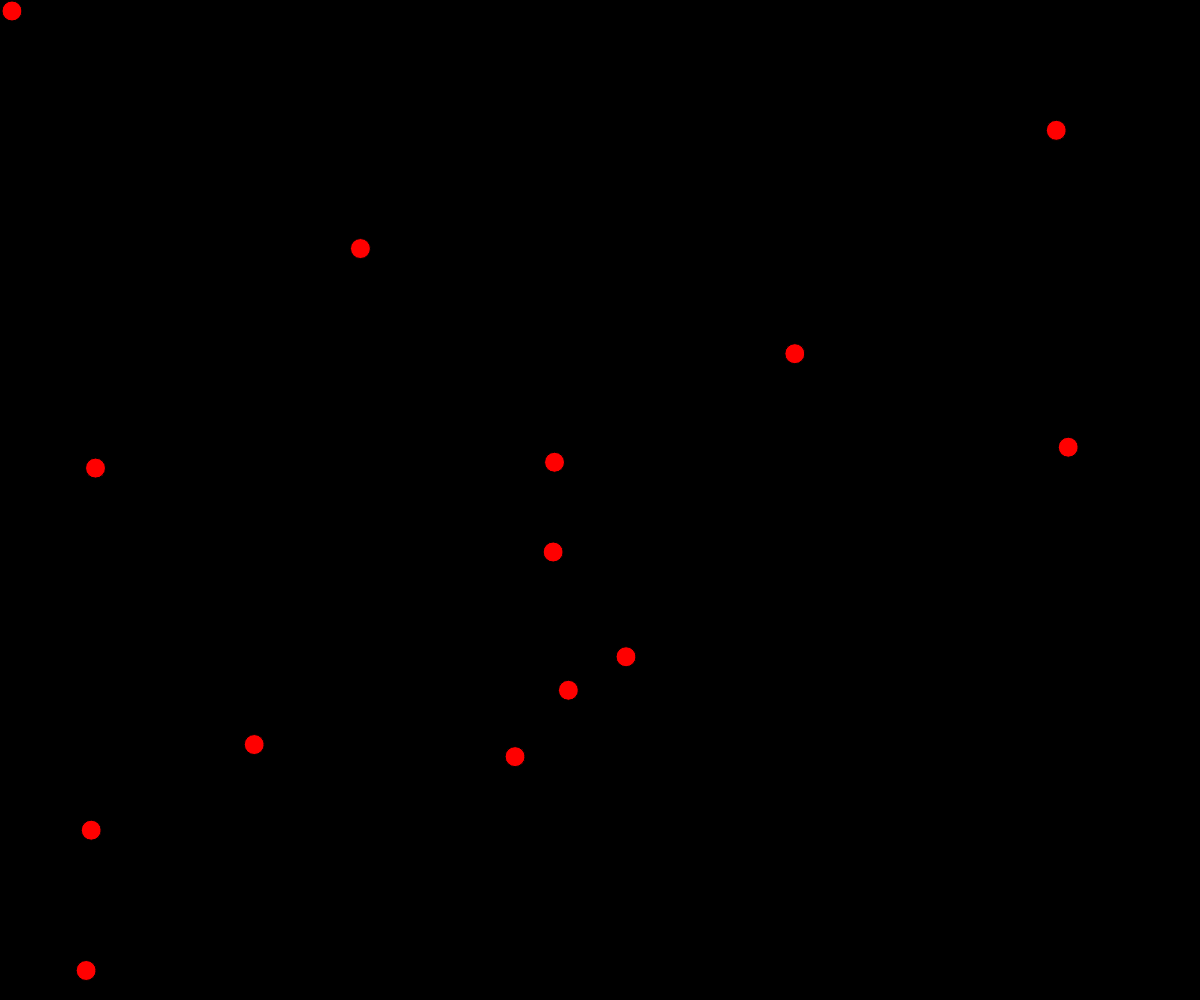
Frame 1 (no input)
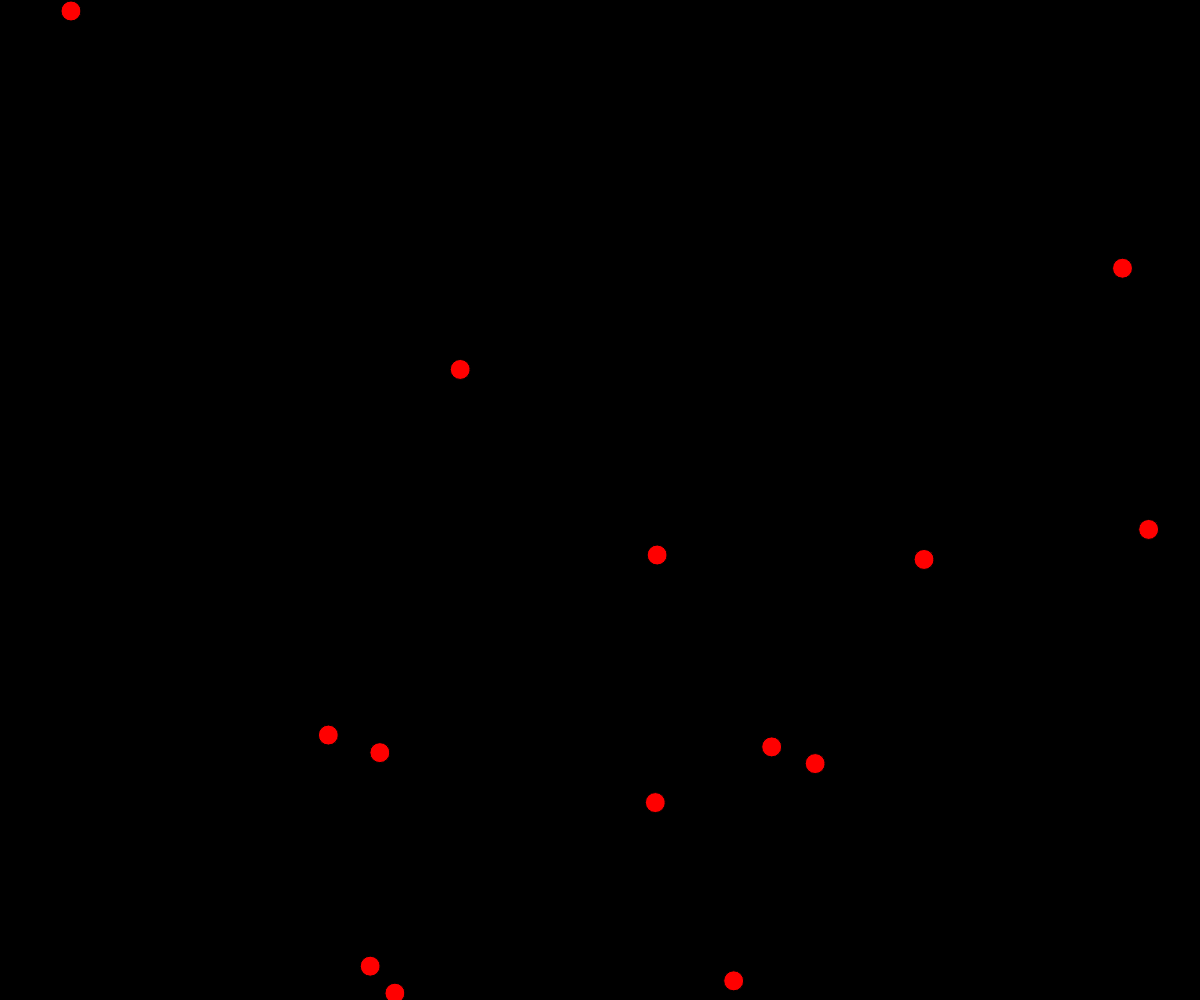
Frame 60 (no input)
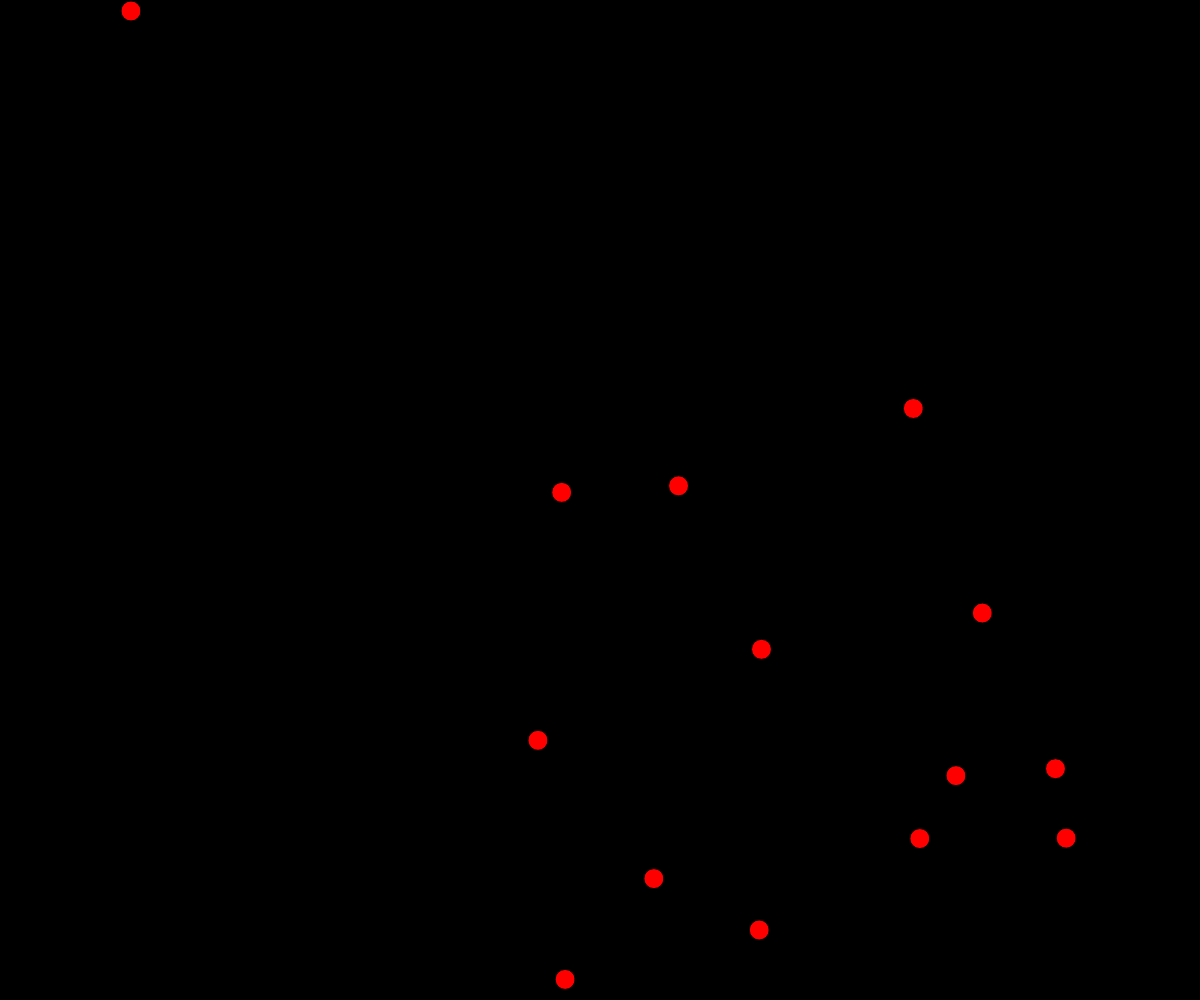
Frame 120 (the mouse pressed at the canvas centre since frame 60)

The p5.js sketch that drew these frames (run headless with seeded random() and noise() and a simulated clock; from frame 60 on, the mouse is pressed at the canvas centre):

// p5.js sketch
// ── sketch.js
let x = 11;
let y = 11;
let a = 1;
let b = 0;

let cirkler = []; //array, hvor længden af det vil komme til at afhænge af 'i'
let antal; //variabel

function setup() {
  createCanvas(windowWidth, windowHeight); //programmets flade
  antal = random(5, 15); //variablen tildeles en værdi

  //for-løkken som genererer cirklerne
  for (let i = 0; i < antal; i++) {
    //for-løkke som kører et antal gange baseret på 'antal' (en tilfældig værdi mellem 5 og 15)
    cirkler[i] = new cirkel(); //cirkler generes, antallet afhænger af hvor mange gange løkken køres
  }
}

function draw() {
  background("black"); //baggrund
  fill("red"); //udfyldning
  x += a;
  y += b;
  circle(x, y, 20);
  if (x < 20 / 2 || x > width - 20 / 2) {
    a *= -1;
  }
  if (y < 20 / 2 || x > width - 20 / 2) {
    b *= -1;
  }

  //for-løkke der søger for at vise cirklerne og sørge for de er i bevægelse
  for (let i = 0; i < antal; i++) {
    //for-løkke som kører et antal gange baseret på 'antal' (en tilfældig værdi mellem 5 og 15)
    cirkler[i].vis(); //metoden 'vis' i klassen 'cirkel' bliver kaldet for 'i' cirkel
    cirkler[i].bevæg(); //metoden 'bevæg' i klassen 'cirkel' bliver kaldet for 'i' cirkel
  }
}

//klasse til cirklerne
class cirkel {
  //klassens opbygning og parametre
  constructor() {
    this.d = 20; //cirklernes diameter
    this.x = random(this.d / 2, width - this.d / 2); //cirkel x-position
    this.y = random(this.d / 2, height - this.d / 2); //cirkel y-position
    this.xspeed = random(1, 5); //x-hastighed
    this.yspeed = random(1, 5); //y-hastighed
  }

  //metode til kontrol og styring af cirklernes bevægelser
  bevæg() {
    this.x += this.xspeed; //x-hastigheden bliver lagt til cirklens x-position, så cirklen vil bevæge sig
    this.y += this.yspeed; //y-hastigheden bliver lagt til cirklens x-position, så cirklen vil bevæge sig

    //følgende to if-statements sørger for at cirklerne ikke bevæger sig uden for programmets flade
    if (this.x < this.d / 2 || this.x > width - this.d / 2) {
      //kode i statementet køre sålænge en af udtrykkende er sande
      this.xspeed *= -1; //cirklens x-hastighed skifter fortegn og derfor retning
    }
    if (this.y < this.d / 2 || this.y > height - this.d / 2) {
      //kode i statementet køre sålænge en af udtrykkende er sande
      this.yspeed *= -1; //cirklens y-hastighed skifter fortegn og derfor retning
    }
  }

  //metode til som viser cirklen på programmets flade
  vis() {
    circle(this.x, this.y, this.d); //cirkel på baggrund af forskellige parametre
  }
}
